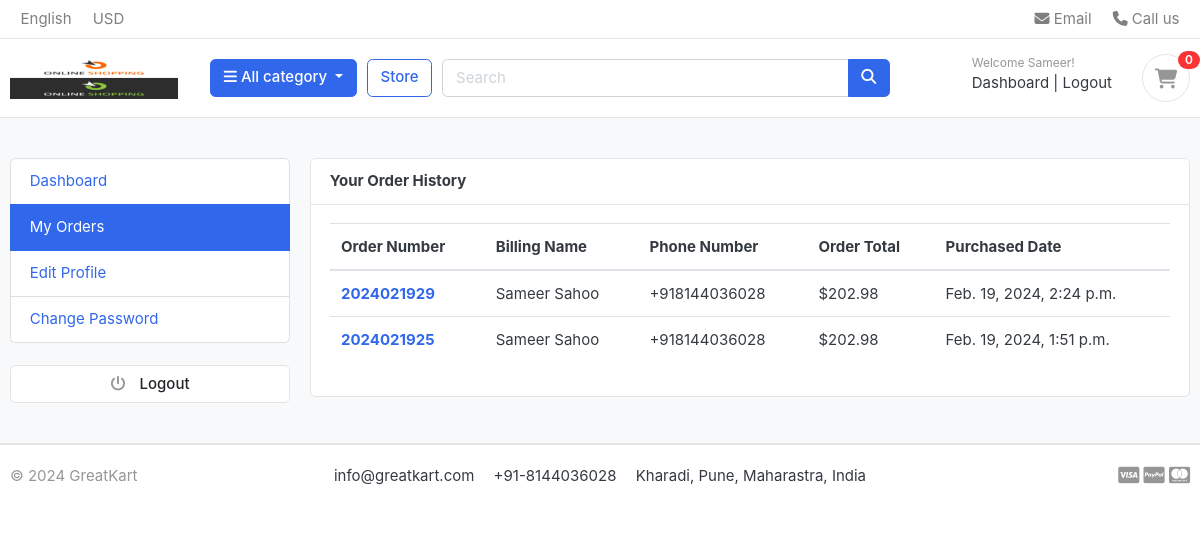
Page /accounts/my_orders/ (signed in) on the committed database.
### accounts/models.py (models this page shows, shortened)
class Account(AbstractBaseUser):
    first_name = models.CharField(max_length=50)
    last_name = models.CharField(max_length=50)
    username = models.CharField(max_length=50, unique=True)
    email = models.EmailField(max_length=100, unique=True)
    phone = models.CharField(max_length=50)
    date_joined = models.DateTimeField(auto_now_add=True)
    last_login = models.DateTimeField(auto_now_add=True)
    is_admin = models.BooleanField(default=False)
    is_staff = models.BooleanField(default=False)
    is_active = models.BooleanField(default=False)
    is_superadmin = models.BooleanField(default=False)
    USERNAME_FIELD = 'email'
    REQUIRED_FIELDS = ['username', 'first_name', 'last_name']
    objects = MyAccountManager()

### orders/models.py (models this page shows, shortened)
class Order(models.Model):
    STATUS = (
        ('New', 'New'),
        ('Accepted', 'Accepted'),
        ('Completed', 'Completed'),
        ('Cancelled', 'Cancelled'),
    )
    user = models.ForeignKey(Account, on_delete=models.SET_NULL, null=True)
    payment = models.ForeignKey(Payment, on_delete=models.SET_NULL, blank=True, null=True)
    order_number = models.CharField(max_length=100)
    first_name = models.CharField(max_length=100)
    last_name = models.CharField(max_length=100)
    phone = models.CharField(max_length=100)
    email = models.EmailField(max_length=100)
    address_line_1 = models.CharField(max_length=100)
    address_line_2 = models.CharField(max_length=100, blank=True)
    country = models.CharField(max_length=100)
    state = models.CharField(max_length=100)
    city = models.CharField(max_length=100)
    pincode = models.CharField(max_length=100)
    order_note = models.CharField(max_length=100, blank=True)
    order_total = models.FloatField() # this is grand total (total + tax)
    tax = models.FloatField()
    status = models.CharField(max_length=100, choices=STATUS, default='New')
    ip = models.CharField(max_length=100, blank=True)
    is_ordered = models.BooleanField(default=False)
    created_at = models.DateTimeField(auto_now_add=True)
    updated_at = models.DateTimeField(auto_now=True)
    def full_name(self):
        return self.first_name + ' ' + self.last_name

### accounts/views.py (the view)
# urls.py: path('my_orders/', my_orders, name='my_orders'),
@login_required(login_url='login')
def my_orders(request):
    orders = Order.objects.filter(user=request.user, is_ordered=True).order_by('-created_at') # - will give in descending order
    context = {
        'orders': orders
    }
    return render(request, 'accounts/my_orders.html', context)

### carts/context_processors.py (called while the page is built)
def carts_count(request):
    total_count = 0
    if 'admin' in request.path:
        return {}
    else:
        try:
            cart = Cart.objects.filter(cart_id=get_cart_id(request))
            if request.user.is_authenticated:
                cart_items = CartItem.objects.all().filter(user=request.user)
            else:
                cart_items = CartItem.objects.filter(cart=cart[:1])
            for cart_item in cart_items:
                total_count += cart_item.quantity
        except Cart.DoesNotExist:
            total_count = 0
        return dict(total_count=total_count)

### carts/views.py (called while the page is built)
def get_cart_id(request): #cart_id is nothing but the session id which we can use to add items in a cart
    cart_id = request.session.session_key #get the session id
    if not cart_id:
        cart_id = request.session.create() #create new session id if not present
    return cart_id

### category/context_processors.py (called while the page is built)
def select_category(request):
    categories = Category.objects.all()
    return dict(categories=categories)

### category/models.py (called while the page is built)
    def get_url(self):
        return reverse('products_by_category', args=[self.slug])

### templates/accounts/my_orders.html (shortened to what this page needs)
{% extends 'base.html' %}
{% block content %}
<section class="section-conten padding-y bg">
    <div class="container">
        <div class="row">
        {% include 'includes/dashboard_sidebar.html' %}
        <main class="col-md-9">
            <article class="card">
            <header class="card-header">
                <strong class="d-inline-block mr-3">Your Order History </strong>
            </header>
            <div class="card-body">
                <div class="row">
                    <div class="col-md-12">
                        <table class="table table-hover">
                            <thead>
                              <tr>
                                <th scope="col">Order Number</th>
                                <th scope="col">Billing Name</th>
                                <th scope="col">Phone Number</th>
                                <th scope="col">Order Total</th>
                                <th scope="col">Purchased Date</th>
                              </tr>
                            </thead>
                            <tbody>
                              {% for order in orders %}
                                <tr>
                                    <th scope="row"><a href="{% url 'order_detail' order.order_number %}">{{ order.order_number }}</a></th>
                                    <td>{{ order.full_name }}</td>
                                    <td>{{ order.phone }}</td>
                                    <td>${{ order.order_total }}</td>
                                    <td>{{ order.created_at }}</td>
                                </tr>
                              {% endfor %}
                            </tbody>
                          </table>
                    </div>
                </div>
            </div>
            </article>
        </main>
    </div>
    </div>
    </section>
{% endblock %}

### templates/includes/navbar.html (shortened to what this page needs)
{% load static %}
<header class="section-header">
    <nav class="navbar p-md-0 navbar-expand-sm navbar-light border-bottom">
    <div class="container">
      <div class="collapse navbar-collapse" id="navbarTop4">
        <ul class="navbar-nav mr-auto">
            <li class="nav-item dropdown">
                 <a href="#" class="nav-link">   English </a>
            </li>
            <li class="nav-item dropdown">
                <a href="#" class="nav-link"> USD </a>
            </li>
        </ul>
        <ul class="navbar-nav">
            <li><a href="#" class="nav-link"> <i class="fa fa-envelope"></i> Email </a></li>
            <li><a href="#" class="nav-link"> <i class="fa fa-phone"></i> Call us </a></li>
        </ul>
      </div>
    </div>
    </nav>
    <section class="header-main border-bottom">
        <div class="container">
    <div class="row align-items-center">
        <div class="col-lg-2 col-md-3 col-6">
            <a href="{% url 'index' %}" class="brand-wrap">
                <img class="logo" src="{% static './images/logo.png' %}">
            </a>
        </div>
        <div class="col-lg col-sm col-md col-6 flex-grow-0">
            <div class="category-wrap dropdown d-inline-block float-right">
                <button type="button" class="btn btn-primary dropdown-toggle" data-toggle="dropdown">
                    <i class="fa fa-bars"></i> All category
                </button>
            </div>
        </div>
        <a href="{% url 'store' %}" class="btn btn-outline-primary">Store</a>
        <div class="col-lg  col-md-6 col-sm-12 col">
            <form action="{% url 'search' %}" class="search" method="GET">
                <div class="input-group w-100">
                    <input type="text" class="form-control" style="width:60%;" placeholder="Search" name="keyword">
                    <div class="input-group-append">
                      <button class="btn btn-primary" type="submit">
                        <i class="fa fa-search"></i>
                      </button>
                    </div>
                </div>
            </form>
        </div>
        <div class="col-lg-3 col-sm-6 col-8 order-2 order-lg-3">
                    <div class="d-flex justify-content-end mb-3 mb-lg-0">
                        {% if user.id is None %}
                            <div class="widget-header">
                                <small class="title text-muted">Welcome guest!</small>
                                <div>
                                    <a href="{% url 'login' %}">Sign in</a> <span class="dark-transp"> | </span>
                                    <a href="{% url 'register' %}"> Register</a>
                                </div>
                            </div>
                        {% else %}
                        <div class="widget-header">
                            <small class="title text-muted">Welcome {{ user.first_name }}!</small>
                            <div>
                                <a href="{% url 'dashboard' %}">Dashboard</a> <span class="dark-transp"> | </span>
                                <a href="{% url 'logout' %}"> Logout</a>
                            </div>
                        </div>
                        {% endif %}
                        <a href="{% url 'cart' %}" class="widget-header pl-3 ml-3">
                            <div class="icon icon-sm rounded-circle border"><i class="fa fa-shopping-cart"></i></div>
                            <span class="badge badge-pill badge-danger notify">{{ total_count }}</span>
                        </a>
                    </div>
                </div>
        </div>
    </div>
    </section>
</header>

### static/css/ui.css (style rules this page uses)
html { font-family: "Inter", sans-serif; font-size: 15px; }
.icon-xs, .icon-sm, .icon-md, .icon-lg { display: inline-block; text-align: center; flex-shrink: 0; flex-grow: 0; }
.icon-sm { width: 48px; height: 48px; line-height: 48px !important; font-size: 20px; }
.padding-y { padding-top: 40px; padding-bottom: 40px; }
article:after, .form-group:after { display: block; clear: both; content: ""; }
.bg { background-color: #f8f9fa; }
.header-main { position: relative; padding-top: 1rem; padding-bottom: 1rem; }
.brand-wrap .logo, .navbar-brand .logo { margin-right: 7px; max-height: 42px; display: inline-block; }
.widget-header { display: inline-block; vertical-align: middle; position: relative; }
.widget-header a { color: #343a40; }
.widget-header i { color: #969696; }
.widget-header .title { display: block; }
.widget-header .notify { position: absolute; top: -3px; right: -10px; }
.notify { position: absolute; top: -4px; right: -10px; display: inline-block; padding: 0.25em 0.6em; font-size: 12px; line-height: 1; text-align: center; border-radius: 3rem; color: #fff; background-color: #fa3434; }

### rows in the picture
Account: first_name "Sameer"
Order: order_number "2024021929", full_name "Sameer Sahoo", phone "+918144036028", order_total "202.98", created_at "Feb. 19, 2024, 2:24 p.m."
Order: order_number "2024021925", full_name "Sameer Sahoo", phone "+918144036028", order_total "202.98", created_at "Feb. 19, 2024, 1:51 p.m."

### other values in the picture
{{ total_count }} "0"
